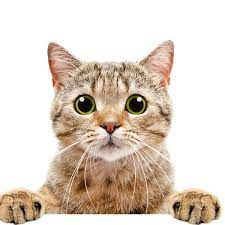
#> input picture Day_1/cat.png, 225 x 225 px, found by its file name
$ python 10_crop_resize.py
#> lines starting #> are read from the running program, lines starting #| are printed output that depends on the picture
import cv2
import numpy as np

img = cv2.imread('Day_1/cat.png')
#> img is the input picture: shape (225, 225, 3); mean B, G, R 197, 209.1, 222.5
print(img.shape) #To print the current image size #(Height, Width, BGR)
#| (225, 225, 3)

width, height = 640, 480 #Can resize to small and big
imgResize = cv2.resize(img, (width,height))
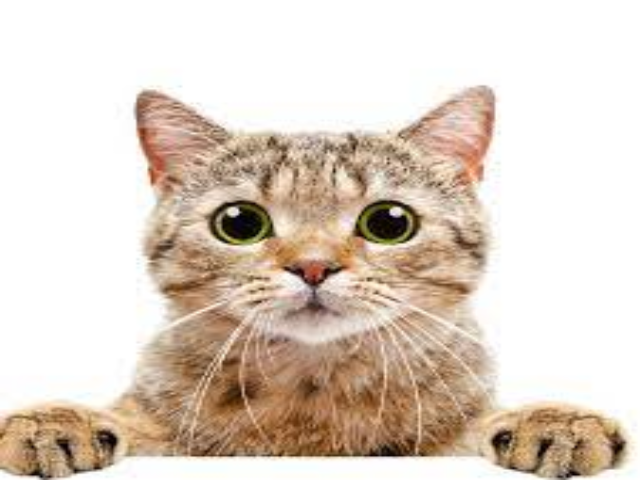
#> imgResize: shape (480, 640, 3); mean B, G, R 196.9, 209.1, 222.5
print(imgResize.shape)
#| (480, 640, 3)

imgCropped = imgResize[250:480, 0:640] #[Start Point height:end point height, start point width:end point width]
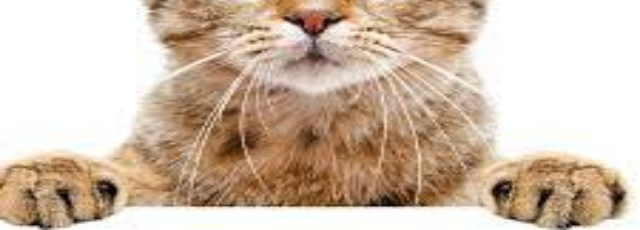
#> imgCropped: shape (230, 640, 3); mean B, G, R 170.9, 189.1, 208.9

#cv2.imshow("Image",img)
cv2.imshow("Image Resize", imgResize)
cv2.imshow("Image Cropped", imgCropped)

cv2.waitKey(0)

$ run again, with Day_1/shapes.png copied over Day_1/cat.png
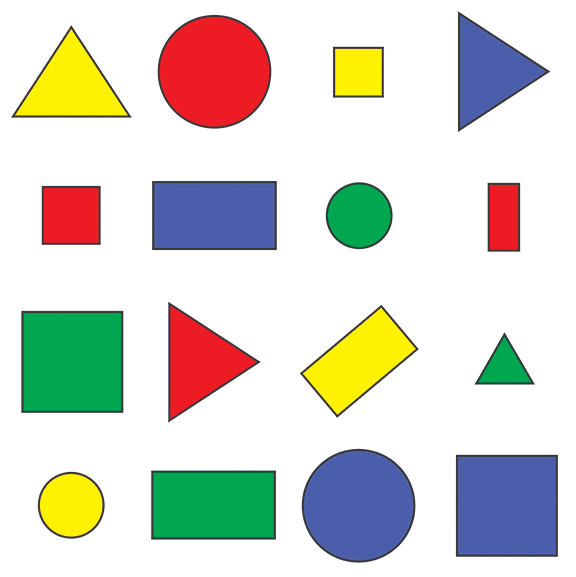
#> input picture Day_1/shapes.png, 576 x 577 px, found by its file name
#> img is the input picture: shape (577, 576, 3); mean B, G, R 205.1, 214.3, 214.2
#| (577, 576, 3)
#> `imgResize = cv2.resize(img, (width,height))`:
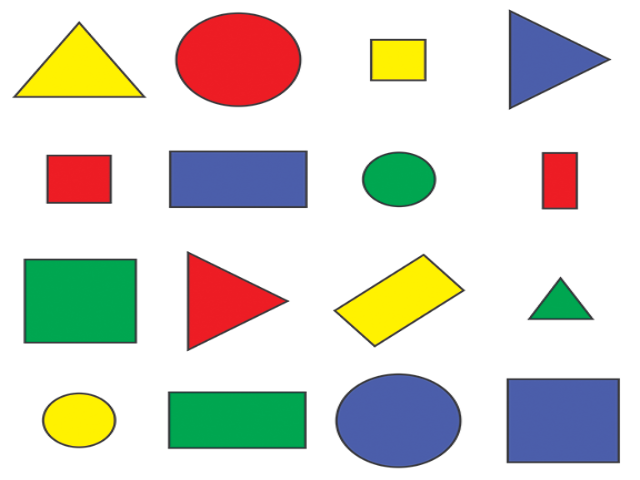
#> imgResize: shape (480, 640, 3); mean B, G, R 205.1, 214.2, 214.2
#| (480, 640, 3)
#> `imgCropped = imgResize[250:480, 0:640]`:
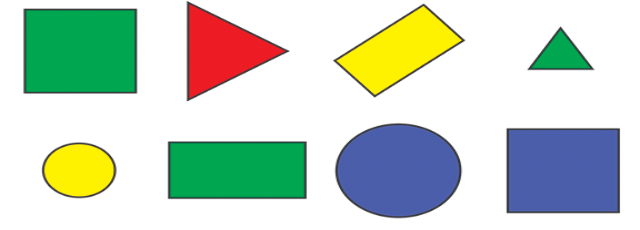
#> imgCropped: shape (230, 640, 3); mean B, G, R 197.6, 211.2, 196.5
